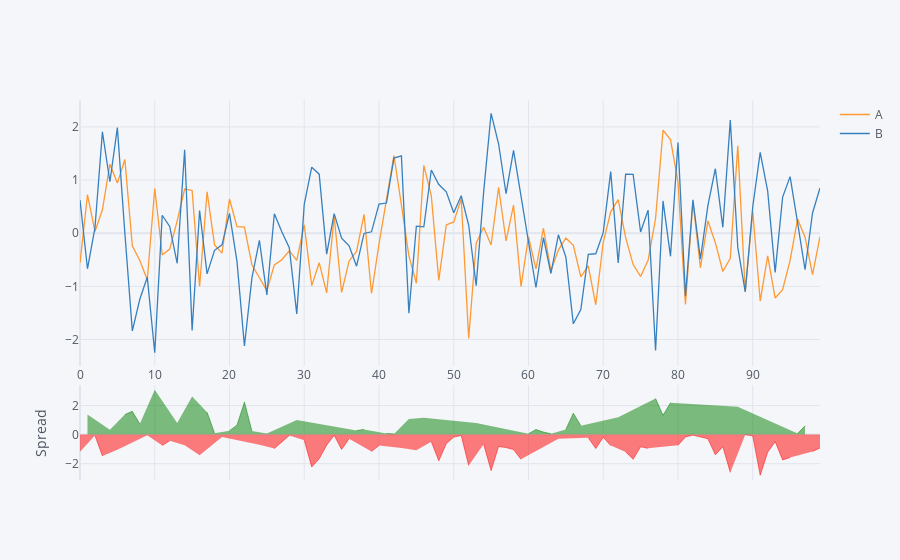

The notebook cell this image was saved under:
### Markdown cell above
Spread plot is used when we are comparing two columns for example stock price of two companies

### Code cell
df[['A', 'B']].iplot(kind='spread')

### Figure 1 — Plotly figure (JSON) as saved in the notebook; plotly's stock layout.template omitted (floating-point values rounded to 4 significant figures)
{"data": [{"line": {"color": "rgba(255, 153, 51, 1.0)", "dash": "solid", "shape": "linear", "width": 1.3}, "mode": "lines", "name": "A", "text": "", "type": "scatter", "x": [0, 1, 2, 3, 4, 5, 6, 7, 8, 9, 10, 11, 12, 13, 14, 15, 16, 17, 18, 19, 20, 21, 22, 23, 24, 25, 26, 27, 28, 29, 30, 31, 32, 33, 34, 35, 36, 37, 38, 39, 40, 41, 42, 43, 44, 45, 46, 47, 48, 49, 50, 51, 52, 53, 54, 55, 56, 57, 58, 59, 60, 61, 62, 63, 64, 65, 66, 67, 68, 69, 70, 71, 72, 73, 74, 75, 76, 77, 78, 79, 80, 81, 82, 83, 84, 85, 86, 87, 88, 89, 90, 91, 92, 93, 94, 95, 96, 97, 98, 99], "y": [-0.5584, 0.7249, 0.0339, 0.442, 1.299, 0.9432, 1.386, -0.2354, -0.5133, -0.8749, 0.8408, -0.408, -0.2981, 0.2338, 0.8303, 0.8046, -1.001, 0.7798, -0.2199, -0.3744, 0.6445, 0.1223, 0.1145, -0.5928, -0.8381, -1.078, -0.5959, -0.4992, -0.329, -0.5089, 0.1569, -0.9862, -0.5546, -1.122, 0.3184, -1.112, -0.5215, -0.3424, 0.3563, -1.134, -0.1985, 0.6504, 1.463, 0.5286, -0.4266, -0.9418, 1.275, 0.7021, -0.8881, 0.1574, 0.2128, 0.6471, -1.978, -0.1871, 0.1128, -0.221, 0.8646, -0.1459, 0.5309, -1.001, -0.06881, -0.6692, 0.09385, -0.7011, -0.3184, -0.0904, -0.2273, -0.8209, -0.6144, -1.346, -0.1697, 0.403, 0.6308, -0.08189, -0.59, -0.8126, -0.5105, 0.2772, 1.938, 1.762, 0.9679, -1.342, 0.5976, -0.6504, 0.234, -0.178, -0.72, -0.4722, 1.644, -1.102, 0.4083, -1.276, -0.428, -1.22, -1.064, -0.509, 0.2671, -0.07513, -0.7792, -0.06457]}, {"line": {"color": "rgba(55, 128, 191, 1.0)", "dash": "solid", "shape": "linear", "width": 1.3}, "mode": "lines", "name": "B", "text": "", "type": "scatter", "x": [0, 1, 2, 3, 4, 5, 6, 7, 8, 9, 10, 11, 12, 13, 14, 15, 16, 17, 18, 19, 20, 21, 22, 23, 24, 25, 26, 27, 28, 29, 30, 31, 32, 33, 34, 35, 36, 37, 38, 39, 40, 41, 42, 43, 44, 45, 46, 47, 48, 49, 50, 51, 52, 53, 54, 55, 56, 57, 58, 59, 60, 61, 62, 63, 64, 65, 66, 67, 68, 69, 70, 71, 72, 73, 74, 75, 76, 77, 78, 79, 80, 81, 82, 83, 84, 85, 86, 87, 88, 89, 90, 91, 92, 93, 94, 95, 96, 97, 98, 99], "y": [0.6258, -0.6685, 0.1008, 1.907, 0.9682, 1.987, 0.004526, -1.837, -1.242, -0.8268, -2.248, 0.3384, 0.128, -0.5662, 1.57, -1.827, 0.4274, -0.7645, -0.321, -0.2187, 0.3745, -0.5301, -2.122, -0.8387, -0.134, -1.16, 0.3662, 0.02687, -0.2724, -1.517, 0.5428, 1.243, 1.111, -0.3929, 0.3688, -0.09359, -0.238, -0.6201, -0.003899, 0.02666, 0.5466, 0.5682, 1.414, 1.454, -1.506, 0.1338, 0.1204, 1.189, 0.9168, 0.7801, 0.3849, 0.7051, 0.1542, -0.9849, 0.7726, 2.256, 1.683, 0.7431, 1.56, 0.7024, -0.1275, -1.021, -0.08156, -0.7576, -0.02908, -0.4487, -1.704, -1.436, -0.3991, -0.3865, 0.01162, 1.158, -0.5614, 1.11, 1.107, 0.02264, 0.435, -2.208, 0.6077, -0.4343, 1.708, -1.183, 0.63, -0.4875, 0.519, 1.214, 0.1114, 2.128, -0.2664, -1.101, 0.4939, 1.521, 0.7928, -0.7366, 0.6798, 1.065, 0.1982, -0.6866, 0.3804, 0.8523]}, {"connectgaps": false, "fill": "tozeroy", "line": {"color": "green", "dash": "solid", "shape": "linear", "width": 0.5}, "mode": "lines", "name": "Spread", "showlegend": false, "type": "scatter", "x": [0, 1, 2, 3, 4, 5, 6, 7, 8, 9, 10, 11, 12, 13, 14, 15, 16, 17, 18, 19, 20, 21, 22, 23, 24, 25, 26, 27, 28, 29, 30, 31, 32, 33, 34, 35, 36, 37, 38, 39, 40, 41, 42, 43, 44, 45, 46, 47, 48, 49, 50, 51, 52, 53, 54, 55, 56, 57, 58, 59, 60, 61, 62, 63, 64, 65, 66, 67, 68, 69, 70, 71, 72, 73, 74, 75, 76, 77, 78, 79, 80, 81, 82, 83, 84, 85, 86, 87, 88, 89, 90, 91, 92, 93, 94, 95, 96, 97, 98, 99], "xaxis": "x2", "y": ["", 1.393, "", "", 0.3306, "", 1.382, 1.602, 0.7289, "", 3.088, "", "", 0.7999, "", 2.632, "", 1.544, 0.1011, "", 0.27, 0.6524, 2.236, 0.2459, "", 0.08189, "", "", "", 1.008, "", "", "", "", "", "", "", 0.2777, 0.3602, "", "", 0.08221, 0.04887, "", 1.079, "", 1.155, "", "", "", "", "", "", 0.7978, "", "", "", "", "", "", 0.05872, 0.3515, 0.1754, 0.05656, "", 0.3583, 1.477, 0.6151, "", "", "", "", 1.192, "", "", "", "", 2.485, 1.33, 2.196, "", "", "", "", "", "", "", "", 1.91, "", "", "", "", "", "", "", 0.06898, 0.6115, "", ""], "yaxis": "y2"}, {"connectgaps": false, "fill": "tozeroy", "line": {"color": "red", "dash": "solid", "shape": "linear", "width": 0.5}, "mode": "lines", "name": "Spread", "showlegend": false, "type": "scatter", "x": [0, 1, 2, 3, 4, 5, 6, 7, 8, 9, 10, 11, 12, 13, 14, 15, 16, 17, 18, 19, 20, 21, 22, 23, 24, 25, 26, 27, 28, 29, 30, 31, 32, 33, 34, 35, 36, 37, 38, 39, 40, 41, 42, 43, 44, 45, 46, 47, 48, 49, 50, 51, 52, 53, 54, 55, 56, 57, 58, 59, 60, 61, 62, 63, 64, 65, 66, 67, 68, 69, 70, 71, 72, 73, 74, 75, 76, 77, 78, 79, 80, 81, 82, 83, 84, 85, 86, 87, 88, 89, 90, 91, 92, 93, 94, 95, 96, 97, 98, 99], "xaxis": "x2", "y": [-1.184, "", -0.06693, -1.465, "", -1.044, "", "", "", -0.0481, "", -0.7464, -0.4261, "", -0.7393, "", -1.428, "", "", -0.1557, "", "", "", "", -0.704, "", -0.9621, -0.5261, -0.05667, "", -0.386, -2.229, -1.666, -0.7286, -0.05043, -1.019, -0.2835, "", "", -1.161, -0.7451, "", "", -0.9253, "", -1.076, "", -0.4866, -1.805, -0.6227, -0.1721, -0.05801, -2.132, "", -0.6598, -2.477, -0.8184, -0.8891, -1.029, -1.703, "", "", "", "", -0.2893, "", "", "", -0.2153, -0.9597, -0.1813, -0.7554, "", -1.192, -1.697, -0.8352, -0.9455, "", "", "", -0.7396, -0.1588, -0.03238, -0.1629, -0.285, -1.392, -0.8314, -2.601, "", -0.0004676, -0.08561, -2.796, -1.221, -0.4829, -1.743, -1.574, "", "", -1.16, -0.9169], "yaxis": "y2"}], "layout": {"hovermode": "x", "legend": {"bgcolor": "#F5F6F9", "font": {"color": "#4D5663"}}, "paper_bgcolor": "#F5F6F9", "plot_bgcolor": "#F5F6F9", "title": {"font": {"color": "#4D5663"}}, "xaxis": {"gridcolor": "#E1E5ED", "showgrid": true, "tickfont": {"color": "#4D5663"}, "title": {"font": {"color": "#4D5663"}, "text": ""}, "zerolinecolor": "#E1E5ED"}, "xaxis2": {"anchor": "y2", "gridcolor": "#E1E5ED", "showgrid": true, "showticklabels": false, "tickfont": {"color": "#4D5663"}, "title": {"font": {"color": "#4D5663"}, "text": ""}, "zerolinecolor": "#E1E5ED"}, "yaxis": {"domain": [0.3, 1], "gridcolor": "#E1E5ED", "showgrid": true, "tickfont": {"color": "#4D5663"}, "title": {"font": {"color": "#4D5663"}, "text": ""}, "zerolinecolor": "#E1E5ED"}, "yaxis2": {"domain": [0, 0.25], "gridcolor": "#E1E5ED", "showgrid": true, "tickfont": {"color": "#4D5663"}, "title": {"font": {"color": "#4D5663"}, "text": "Spread"}, "zerolinecolor": "#E1E5ED"}}}
